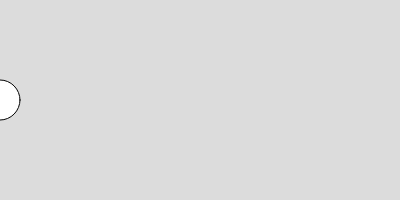
Frame 1 (no input)
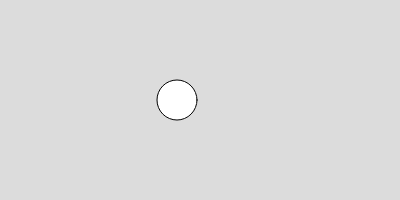
Frame 60 (no input)
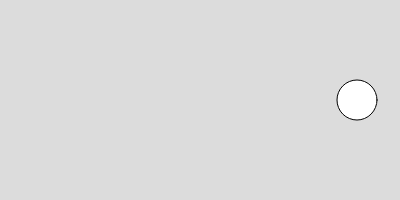
Frame 120 (the mouse pressed at the canvas centre since frame 60)

The p5.js sketch that drew these frames (run headless with seeded random() and noise() and a simulated clock; from frame 60 on, the mouse is pressed at the canvas centre):

// p5.js sketch
// ── sketch.js
let x = 0;
let velocidad = 3;
function setup() {
 createCanvas(400, 200);
}
function draw() {
 background(220);
 circle(x, 100, 40);
 x += velocidad;
 if (x > width || x < 0) {
 velocidad = -velocidad;
 }
}
